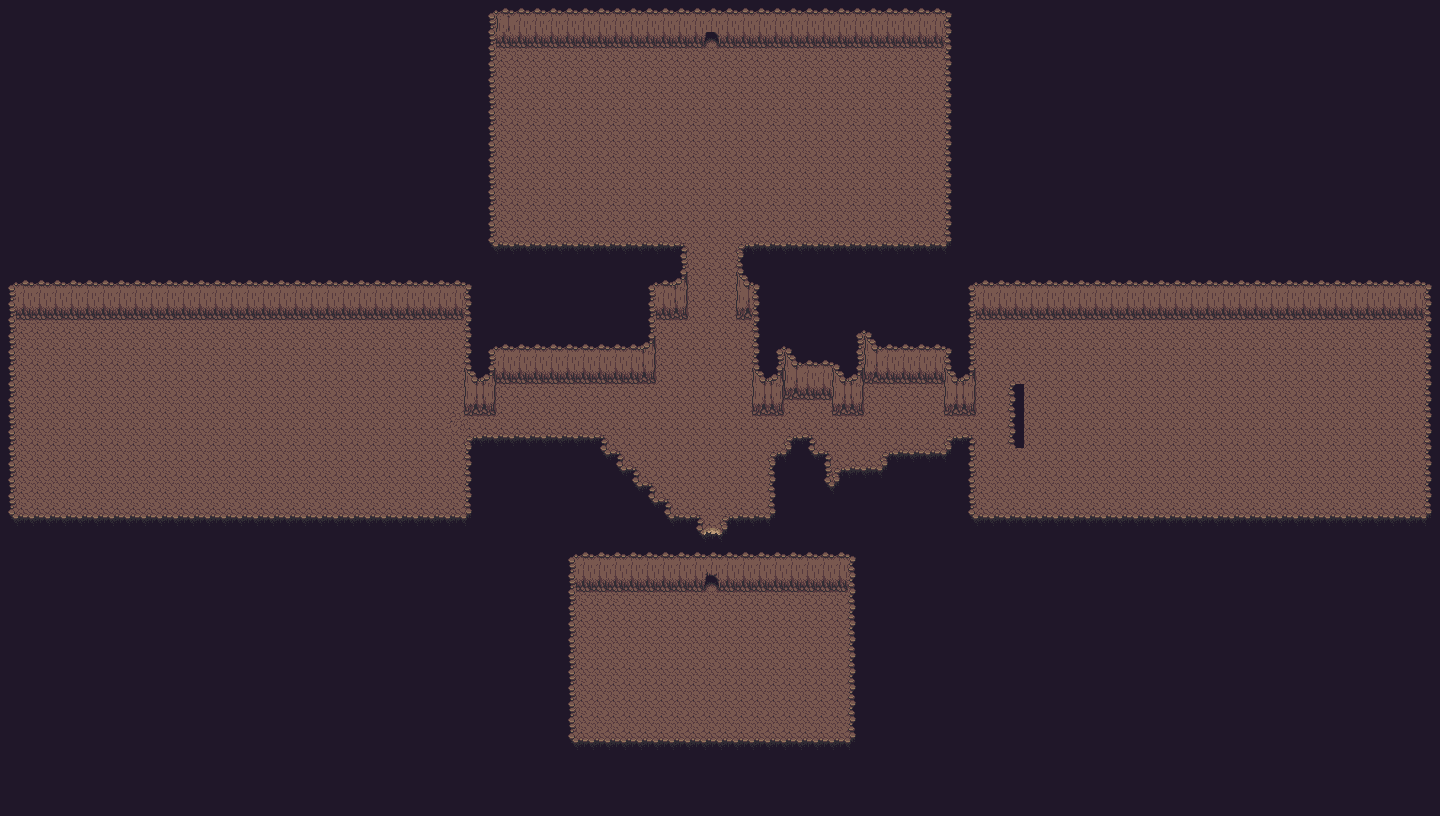

This game map was drawn from its Tiled (.tmx) file and the tilesets committed beside it. A one-line description and the trimmed map source follow:
An orthogonal 90x51 tile map with 16x16 px tiles, 2 tile layers (ground_and collums, wall).

<map version="1.0" tiledversion="1.0.2" orientation="orthogonal" renderorder="right-up" width="90" height="51" tilewidth="16" tileheight="16" nextobjectid="5">
 <tileset firstgid="1" source="tileset_cave.tsx" />
 <layer name="ground_and collums" width="90" height="51">
  <data>[4590 cells, 2550 non-empty, 6 distinct tile ids]</data>
 </layer>
 <layer name="wall" width="90" height="51">
  <data>[4590 cells, 3134 non-empty, 19 distinct tile ids]</data>
 </layer>
</map>